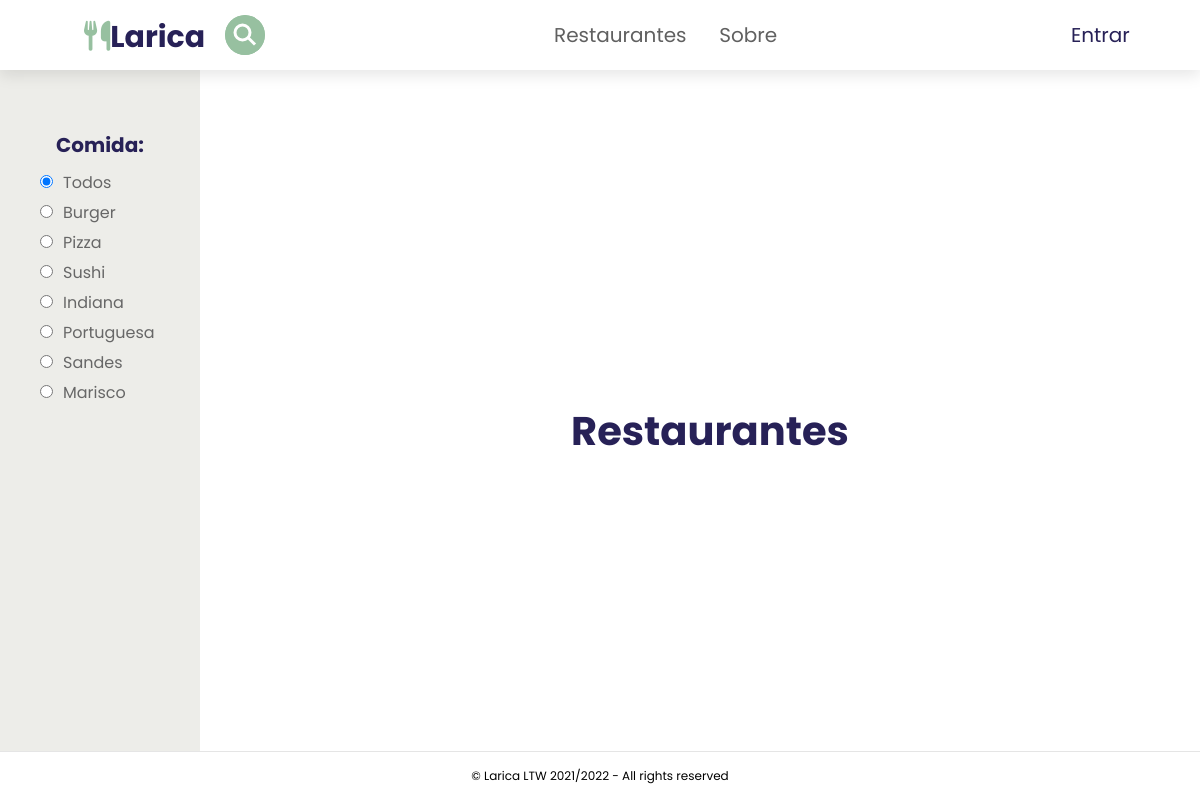
The page / on the database its author committed.
### tables this page shows
CREATE TABLE Category
(
    id   INTEGER PRIMARY KEY,
    name TEXT
);

### index.php (called while the page is built, shortened)
<?php
$session = new Session();
require_once('database/filter.class.php');
require_once('templates/common.tpl.php');
require_once('templates/restaurants.tpl.php');
$db = getDatabaseConnection();
$restaurants = Restaurant::getRestaurants($db, $session);
$filterRestaurants = Filter::getFilterRestaurants($db);
drawRestaurants($restaurants, $filterRestaurants, $db, $session);

### database/filter.class.php (called while the page is built, shortened)
<?php
class Filter {
    public function __construct(int $id, string $name)
    {
        $this->name=$name;
    }
    static function getFilterRestaurants(PDO $db) : array
    {
        $stmt = $db->prepare('
        SELECT *
        FROM Category
      ');
        $stmt->execute(array());
        $filters = array();
        while ($filter = $stmt->fetch()) {
            $filters[] = new Filter(
                $filter['id'],
                $filter['name']
            );
        }
        return $filters;
    }
}
?>

### templates/restaurants.tpl.php (the view, shortened to what this page needs)
<?php
function drawRestaurants(array $restaurants, array $filterRestaurants, PDO $db, Session $session) { ?><!DOCTYPE html>
<div class="grid-container" id="mainPage">
    <div class="filter">
        <section id="typeOfRestaurant">
            <h2>Comida:</h2>
            <div id="filter">
                <label><input class="radio" type="radio" name=filter value="all" checked="checked"/>Todos
                </label>
                <?php foreach ($filterRestaurants as $filter) { ?><label>
                    <input  class="radio" type="radio" name=filter value=<?= $filter->name ?> /><?= $filter->name ?>
                    </label>
                <?php } ?>
            </div>
        </section>
    </div>
    <div class="page">
        <h1 id="main-title">Restaurantes</h1>
    </div>
</div>
<?php }
        ?>

### css/style.css (style rules this page uses)
* { padding: 0; margin:0; box-sizing: border-box; }
:root { --body-font-family: 'Poppins', sans-serif; --body-font-color: #676767; --dark-color: #272157; --light-color: #FFFF; --accent-color: #97C0A0; --section-background-color: #EDEDE9; --box-shadow: 0 0.5rem 1.5rem rgba(0, 0, 0, 0.1); }
body, input { font-family: var(--body-font-family); }
html { font-size: 62.5%; overflow-x: hidden; scroll-padding-top: 5.5rem; scroll-behavior: smooth; }
body { min-height: 100vh; }
body { display: grid; grid-template-rows: auto 1fr auto; grid-template-areas: 'header' 'main' 'footer'; }
#mainPage { grid-area: main; display: grid; grid-template-areas: 'side message' 'side page'; grid-template-columns: .2fr 1fr; width: 100%; }
#typeOfRestaurant h2 { justify-self: center; text-align: center; font-size: 20px; margin: 6rem 0 1rem; color: var(--dark-color); }
.filter { grid-area: side; position: sticky; display: flex; flex-direction: column; background-color: var(--section-background-color); }
.filter #filter { margin: 0 4rem 4rem; display: flex; flex-direction: column; justify-content: space-around; }
.filter #filter label { margin-bottom: 0.5rem; color: var(--body-font-color); font-size: 18px; }
.filter input.radio { margin-right:1rem; }
.filter h2 { margin-top: 6rem; margin-left: 6rem; color: var(--dark-color); font-size: 20px; }
.page, #restaurant-page { grid-area: page; padding: 50px 2rem 4rem 4rem; }
h2 { color: var(--dark-color); font-size: 25px; }
h1 { color: var(--dark-color); font-size: 40px; }
.page #main-title { text-align: center; }
@media (max-height: 1272px) { .filter #filter label { font-size: 16px; } }

### rows shown on the page
category: name "Burger"
category: name "Pizza"
category: name "Sushi"
category: name "Indiana"
category: name "Portuguesa"
category: name "Sandes"
category: name "Marisco"
